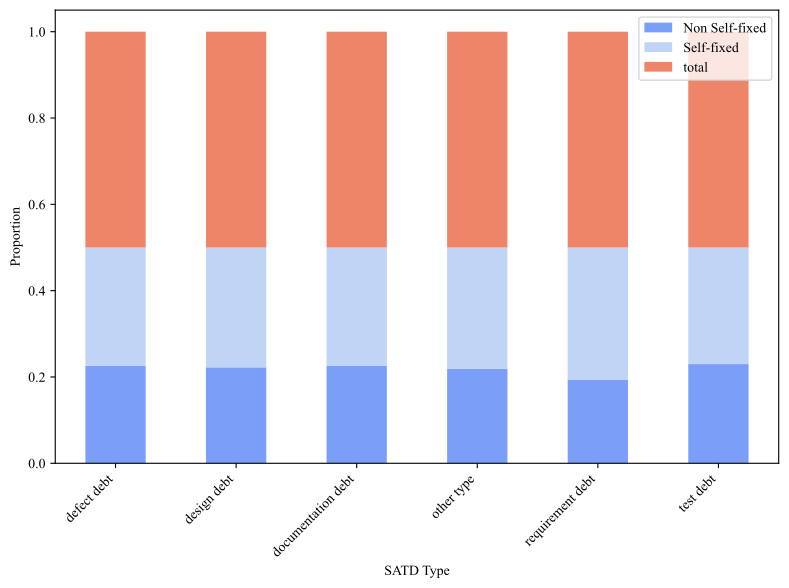

Python code for this plot:
import os
import json
import pandas as pd
import matplotlib.pyplot as plt

# 
DATA_PATH = '../../Dataset/data/merged_data_40501.json'
OUT_PREFIX = os.path.splitext(os.path.basename(__file__))[0]

# 
with open(DATA_PATH, 'r', encoding='utf-8') as f:
    records = json.load(f)
df = pd.DataFrame(records)

# 
labels = {0: 'Non Self-fixed', 1: 'Self-fixed'}

#  TXT（）
counts = (df.groupby(['satd_type', df['is_self_fixed'].map(labels)])
            .size()
            .unstack(fill_value=0))
counts.columns.name = None

counts['total'] = counts.sum(axis=1)

txt_file = f"{OUT_PREFIX}.txt"
with open(txt_file, 'w', encoding='utf-8') as f:
    f.write(counts.to_string())
print(f': {txt_file}')

# 
props = counts.div(counts.sum(axis=1), axis=0)

# 
plt.rcParams['font.family'] = 'Times New Roman'
plt.rcParams['axes.unicode_minus'] = False
colors = [plt.cm.coolwarm(0.2), plt.cm.coolwarm(0.4), plt.cm.coolwarm(0.8)]

# 
ax = props.plot.bar(
    stacked=True,
    color=colors,
    figsize=(8, 6),
    xlabel='SATD Type',
    ylabel='Proportion',
    rot=45
)
plt.setp(ax.get_xticklabels(), ha='right')
plt.tight_layout()

#  PDF
pdf_file = f"{OUT_PREFIX}.pdf"
plt.savefig(pdf_file, dpi=300, bbox_inches='tight')
plt.close()
print(f': {pdf_file}')
